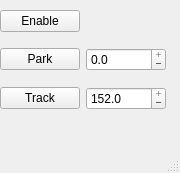
<?xml version="1.0" encoding="UTF-8"?>
<ui version="4.0">
 <class>MainWindow</class>
 <widget class="QMainWindow" name="MainWindow">
  <property name="geometry">
   <rect>
    <x>0</x>
    <y>0</y>
    <width>180</width>
    <height>173</height>
   </rect>
  </property>
  <property name="windowTitle">
   <string>MainWindow</string>
  </property>
  <widget class="QWidget" name="centralwidget">
   <widget class="QWidget" name="gridLayoutWidget">
    <property name="geometry">
     <rect>
      <x>0</x>
      <y>0</y>
      <width>166</width>
      <height>121</height>
     </rect>
    </property>
    <layout class="QGridLayout" name="gridLayout">
     <property name="leftMargin">
      <number>0</number>
     </property>
     <property name="rightMargin">
      <number>0</number>
     </property>
     <item row="3" column="0">
      <widget class="PushButton" name="track">
       <property name="text">
        <string>Track</string>
       </property>
       <property name="checkable">
        <bool>false</bool>
       </property>
       <property name="indicator_option" stdset="0">
        <bool>true</bool>
       </property>
       <property name="indicator_HAL_pin_option" stdset="0">
        <bool>true</bool>
       </property>
       <property name="checked_state_text_option" stdset="0">
        <bool>false</bool>
       </property>
       <property name="python_command_option" stdset="0">
        <bool>false</bool>
       </property>
       <property name="shape_option" stdset="0">
        <number>1</number>
       </property>
       <property name="right_edge_offset" stdset="0">
        <number>2</number>
       </property>
       <property name="top_edge_offset" stdset="0">
        <number>2</number>
       </property>
      </widget>
     </item>
     <item row="1" column="0">
      <widget class="PushButton" name="enable">
       <property name="acceptDrops">
        <bool>false</bool>
       </property>
       <property name="text">
        <string>Enable</string>
       </property>
       <property name="checkable">
        <bool>true</bool>
       </property>
       <property name="checked">
        <bool>false</bool>
       </property>
       <property name="indicator_option" stdset="0">
        <bool>true</bool>
       </property>
       <property name="indicator_HAL_pin_option" stdset="0">
        <bool>true</bool>
       </property>
       <property name="indicator_status_option" stdset="0">
        <bool>false</bool>
       </property>
       <property name="checked_state_text_option" stdset="0">
        <bool>true</bool>
       </property>
       <property name="on_color" stdset="0">
        <color>
         <red>51</red>
         <green>209</green>
         <blue>122</blue>
        </color>
       </property>
       <property name="shape_option" stdset="0">
        <number>1</number>
       </property>
       <property name="right_edge_offset" stdset="0">
        <number>2</number>
       </property>
       <property name="top_edge_offset" stdset="0">
        <number>2</number>
       </property>
       <property name="true_state_string" stdset="0">
        <string>Enabled</string>
       </property>
       <property name="false_state_string" stdset="0">
        <string>Enable</string>
       </property>
      </widget>
     </item>
     <item row="2" column="0">
      <widget class="PushButton" name="park">
       <property name="text">
        <string>Park</string>
       </property>
       <property name="checkable">
        <bool>false</bool>
       </property>
       <property name="autoExclusive">
        <bool>false</bool>
       </property>
       <property name="indicator_option" stdset="0">
        <bool>true</bool>
       </property>
       <property name="indicator_HAL_pin_option" stdset="0">
        <bool>true</bool>
       </property>
       <property name="indicator_status_option" stdset="0">
        <bool>false</bool>
       </property>
       <property name="on_color" stdset="0">
        <color>
         <red>0</red>
         <green>0</green>
         <blue>0</blue>
        </color>
       </property>
       <property name="shape_option" stdset="0">
        <number>1</number>
       </property>
       <property name="off_color" stdset="0">
        <color>
         <red>255</red>
         <green>0</green>
         <blue>0</blue>
        </color>
       </property>
       <property name="right_edge_offset" stdset="0">
        <number>2</number>
       </property>
       <property name="top_edge_offset" stdset="0">
        <number>2</number>
       </property>
      </widget>
     </item>
     <item row="3" column="1">
      <widget class="DoubleScale" name="posTrack">
       <property name="buttonSymbols">
        <enum>QAbstractSpinBox::PlusMinus</enum>
       </property>
       <property name="accelerated">
        <bool>true</bool>
       </property>
       <property name="keyboardTracking">
        <bool>false</bool>
       </property>
       <property name="decimals">
        <number>1</number>
       </property>
       <property name="minimum">
        <double>0.000000000000000</double>
       </property>
       <property name="maximum">
        <double>152.000000000000000</double>
       </property>
       <property name="singleStep">
        <double>0.500000000000000</double>
       </property>
       <property name="stepType">
        <enum>QAbstractSpinBox::DefaultStepType</enum>
       </property>
       <property name="value">
        <double>152.000000000000000</double>
       </property>
      </widget>
     </item>
     <item row="2" column="1">
      <widget class="DoubleScale" name="posPark">
       <property name="buttonSymbols">
        <enum>QAbstractSpinBox::PlusMinus</enum>
       </property>
       <property name="accelerated">
        <bool>true</bool>
       </property>
       <property name="keyboardTracking">
        <bool>false</bool>
       </property>
       <property name="decimals">
        <number>1</number>
       </property>
       <property name="minimum">
        <double>-150.000000000000000</double>
       </property>
       <property name="maximum">
        <double>0.000000000000000</double>
       </property>
       <property name="value">
        <double>0.000000000000000</double>
       </property>
      </widget>
     </item>
    </layout>
   </widget>
  </widget>
  <widget class="QMenuBar" name="menubar">
   <property name="geometry">
    <rect>
     <x>0</x>
     <y>0</y>
     <width>180</width>
     <height>23</height>
    </rect>
   </property>
  </widget>
  <widget class="QStatusBar" name="statusbar"/>
 </widget>
 <customwidgets>
  <customwidget>
   <class>IndicatedPushButton</class>
   <extends>QPushButton</extends>
   <header>qtvcp.widgets.simple_widgets</header>
  </customwidget>
  <customwidget>
   <class>PushButton</class>
   <extends>IndicatedPushButton</extends>
   <header>qtvcp.widgets.simple_widgets</header>
  </customwidget>
  <customwidget>
   <class>DoubleScale</class>
   <extends>QDoubleSpinBox</extends>
   <header>qtvcp.widgets.simple_widgets</header>
  </customwidget>
 </customwidgets>
 <resources/>
 <connections/>
 <slots>
  <slot>park_button()</slot>
 </slots>
</ui>
